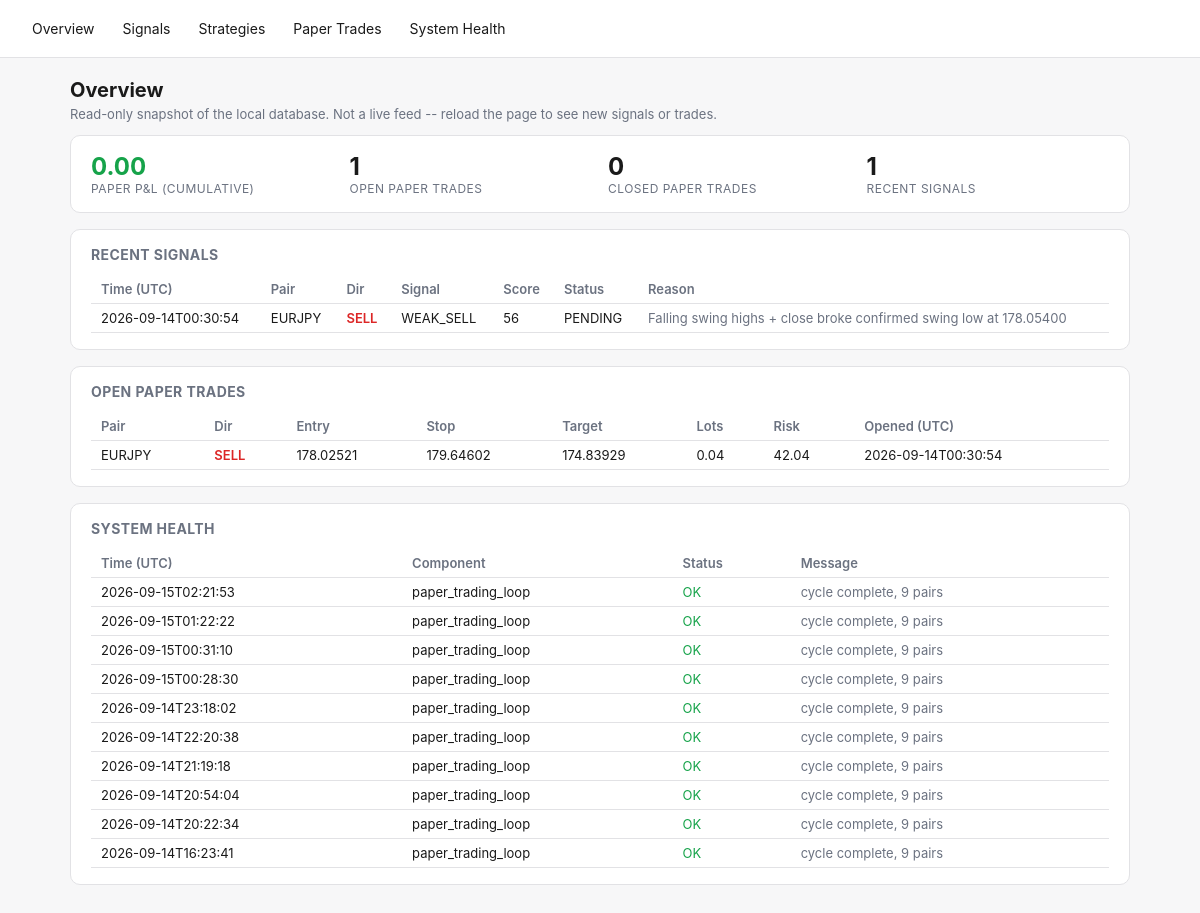
Before: / with the older database file.
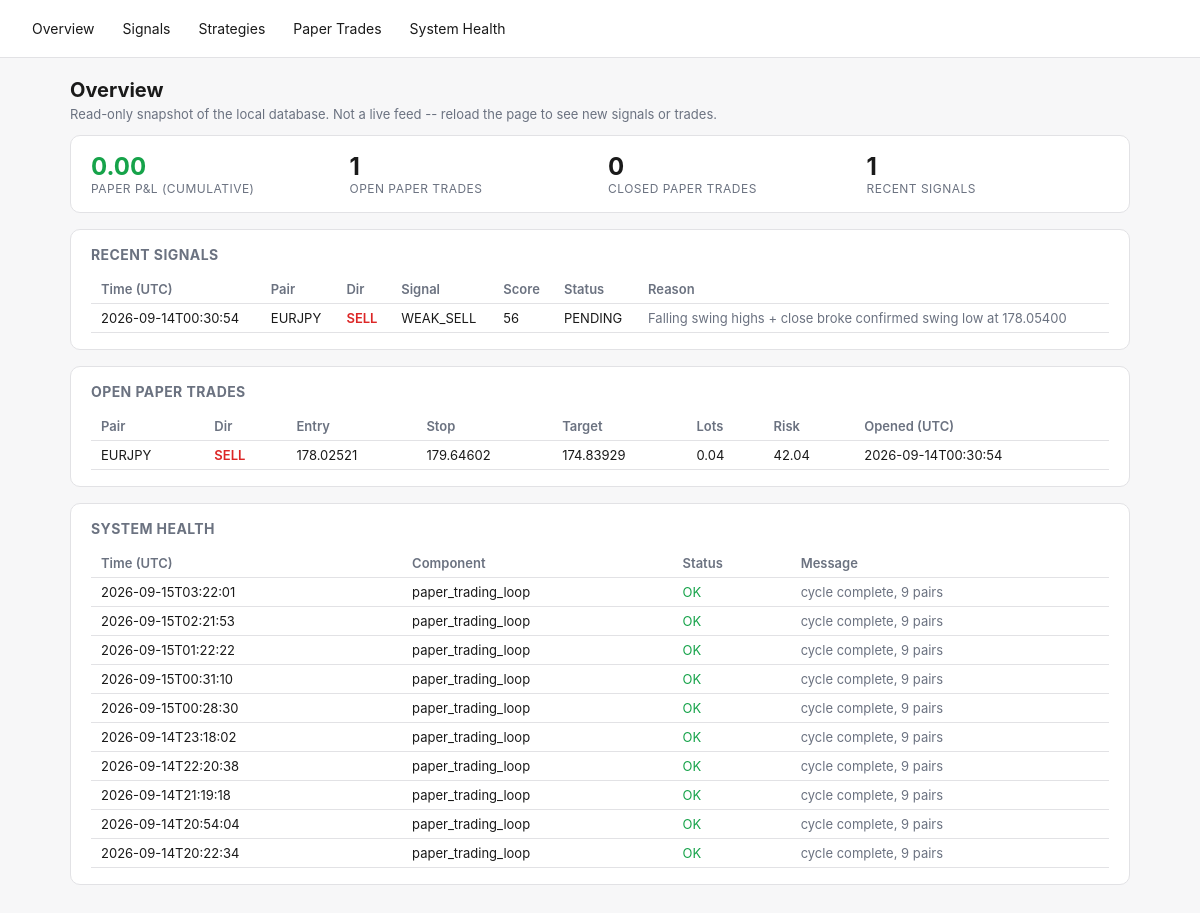
After: the same page with the newer database file.
### tables this page shows
CREATE TABLE signals (
    id TEXT PRIMARY KEY,
    pair TEXT NOT NULL,
    direction TEXT NOT NULL,
    overall_signal TEXT NOT NULL,
    score REAL NOT NULL,
    entry_low REAL, entry_high REAL, stop_loss REAL,
    take_profit_1 REAL, take_profit_2 REAL,
    spread_pips REAL,
    regime TEXT,
    strategies_agree_json TEXT,
    reason TEXT,
    status TEXT NOT NULL DEFAULT 'PENDING',
    created_at TEXT NOT NULL
, timeframe TEXT NOT NULL DEFAULT 'H4');

CREATE TABLE paper_trades (
    id INTEGER PRIMARY KEY AUTOINCREMENT,
    signal_id TEXT REFERENCES signals(id),
    pair TEXT NOT NULL,
    direction TEXT NOT NULL,
    entry_time TEXT NOT NULL,
    entry_price REAL NOT NULL,
    stop_loss REAL NOT NULL,
    take_profit REAL NOT NULL,
    lots REAL,                 -- position size at entry (fx_engine.position_sizing), if it could be computed
    risk_amount REAL,          -- dollar amount risked at entry, lots * stop_distance * pip_value
    exit_time TEXT,
    exit_price REAL,
    exit_reason TEXT,
    pnl_r REAL,
    pnl_amount REAL,           -- real dollar P&L = pnl_r * risk_amount (NULL if risk_amount unknown)
    created_at TEXT NOT NULL
, timeframe TEXT NOT NULL DEFAULT 'H4');

CREATE TABLE system_health (
    id INTEGER PRIMARY KEY AUTOINCREMENT,
    component TEXT NOT NULL,
    status TEXT NOT NULL,       -- OK | WARN | ERROR
    message TEXT,
    checked_at TEXT NOT NULL
);

### fx_engine/dashboard.py (the view)
    @app.route("/")
    def overview():
        d = get_db()
        signals = d.recent_signals(limit=10)
        health = d.recent_health(limit=10)
        open_trades = d.open_paper_trades()
        curve = d.paper_equity_curve()
        latest_equity = curve[-1]["cumulative"] if curve else 0.0
        return render_template(
            "overview.html", signals=signals, health=health, open_trades=open_trades,
            latest_equity=latest_equity, total_closed=len(curve),
        )

### fx_engine/db.py (called while the page is built)
    @contextmanager
    def _conn(self):
        conn = sqlite3.connect(self.path)
        conn.row_factory = sqlite3.Row
        try:
            yield conn
            conn.commit()
        finally:
            conn.close()

    def open_paper_trades(self) -> list[dict]:
        with self._conn() as conn:
            rows = conn.execute("SELECT * FROM paper_trades WHERE exit_time IS NULL").fetchall()
        return [dict(r) for r in rows]

    def recent_signals(self, limit: int = 50) -> list[dict]:
        with self._conn() as conn:
            rows = conn.execute(
                """SELECT s.*, o.outcome, o.pnl_r AS outcome_pnl_r, o.exit_price AS outcome_exit_price
                   FROM signals s LEFT JOIN signal_outcomes o ON o.signal_id = s.id
                   ORDER BY s.created_at DESC LIMIT ?""",
                (limit,),
            ).fetchall()
        return [dict(r) for r in rows]

    def paper_equity_curve(self) -> list[dict]:
        with self._conn() as conn:
            rows = conn.execute(
                """SELECT exit_time, pnl_amount FROM paper_trades
                   WHERE exit_time IS NOT NULL AND pnl_amount IS NOT NULL
                   ORDER BY exit_time ASC"""
            ).fetchall()
        cumulative = 0.0
        curve = []
        for r in rows:
            cumulative += r["pnl_amount"]
            curve.append({"exit_time": r["exit_time"], "pnl_amount": r["pnl_amount"], "cumulative": cumulative})
        return curve

    def recent_health(self, limit: int = 50) -> list[dict]:
        with self._conn() as conn:
            rows = conn.execute(
                "SELECT * FROM system_health ORDER BY id DESC LIMIT ?", (limit,),
            ).fetchall()
        return [dict(r) for r in rows]

### fx_engine/templates/overview.html (shortened to what this page needs)
{% extends "base.html" %}
{% block content %}
<h1>Overview</h1>
<p class="lede">Read-only snapshot of the local database. Not a live feed -- reload the page to see new signals or trades.</p>
<div class="card stat-row">
  <div class="stat">
    <div class="value" style="color:{{ 'var(--green)' if latest_equity >= 0 else 'var(--red)' }}">{{ "%.2f"|format(latest_equity) }}</div>
    <div class="label">Paper P&amp;L (cumulative)</div>
  </div>
  <div class="stat"><div class="value">{{ open_trades|length }}</div><div class="label">Open paper trades</div></div>
  <div class="stat"><div class="value">{{ total_closed }}</div><div class="label">Closed paper trades</div></div>
  <div class="stat"><div class="value">{{ signals|length }}</div><div class="label">Recent signals</div></div>
</div>
<div class="card">
  <h2>Recent Signals</h2>
  <div class="overflow">
  <table>
    <tr><th>Time (UTC)</th><th>Pair</th><th>Dir</th><th>Signal</th><th>Score</th><th>Status</th><th>Reason</th></tr>
    {% for s in signals %}
    <tr>
      <td>{{ s.created_at[:19] }}</td>
      <td>{{ s.pair }}</td>
      <td class="{{ 'buy' if s.direction=='BUY' else 'sell' }}">{{ s.direction }}</td>
      <td>{{ s.overall_signal }}</td>
      <td>{{ "%.0f"|format(s.score) }}</td>
      <td>{{ s.status }}</td>
      <td class="muted">{{ s.reason }}</td>
    </tr>
    {% else %}
    <tr><td colspan="7" class="muted">No signals yet -- run `python -m fx_engine.main signal-once` or `paper`.</td></tr>
    {% endfor %}
  </table>
  </div>
</div>
<div class="card">
  <h2>Open Paper Trades</h2>
  <div class="overflow">
  <table>
    <tr><th>Pair</th><th>Dir</th><th>Entry</th><th>Stop</th><th>Target</th><th>Lots</th><th>Risk</th><th>Opened (UTC)</th></tr>
    {% for t in open_trades %}
    <tr>
      <td>{{ t.pair }}</td>
      <td class="{{ 'buy' if t.direction=='BUY' else 'sell' }}">{{ t.direction }}</td>
      <td>{{ "%.5f"|format(t.entry_price) }}</td>
      <td>{{ "%.5f"|format(t.stop_loss) }}</td>
      <td>{{ "%.5f"|format(t.take_profit) }}</td>
      <td>{{ t.lots if t.lots is not none else "-" }}</td>
      <td>{{ "%.2f"|format(t.risk_amount) if t.risk_amount is not none else "-" }}</td>
      <td>{{ t.entry_time[:19] }}</td>
    </tr>
    {% else %}
    <tr><td colspan="8" class="muted">No open paper trades.</td></tr>
    {% endfor %}
  </table>
  </div>
</div>
<div class="card">
  <h2>System Health</h2>
  <div class="overflow">
  <table>
    <tr><th>Time (UTC)</th><th>Component</th><th>Status</th><th>Message</th></tr>
    {% for h in health %}
    <tr>
      <td>{{ h.checked_at[:19] }}</td>
      <td>{{ h.component }}</td>
      <td class="{{ 'ok' if h.status=='OK' else ('warn' if h.status=='WARN' else 'error') }}">{{ h.status }}</td>
      <td class="muted">{{ h.message }}</td>
    </tr>
    {% else %}
    <tr><td colspan="4" class="muted">No health checks logged yet.</td></tr>
    {% endfor %}
  </table>
  </div>
</div>
{% endblock %}

### fx_engine/templates/base.html (shortened to what this page needs)
<!doctype html>
<html lang="en">
<head>
</head>
<body>
<nav>
  <a href="{{ url_for('overview') }}">Overview</a>
  <a href="{{ url_for('signals_page') }}">Signals</a>
  <a href="{{ url_for('strategies_page') }}">Strategies</a>
  <a href="{{ url_for('paper_trades_page') }}">Paper Trades</a>
  <a href="{{ url_for('health_page') }}">System Health</a>
</nav>
<main>
{% block content %}{% endblock %}
</main>
</body>
</html>

### fx_engine/templates/base.html (style rules this page uses)
:root { --bg:#f7f7f8; --fg:#1a1a1a; --card:#ffffff; --border:#e2e2e5; --accent:#2563eb; --green:#16a34a; --red:#dc2626; --amber:#d97706; --muted:#6b7280; }
* { box-sizing: border-box; }
body { margin:0; font-family:-apple-system,BlinkMacSystemFont,"Segoe UI",sans-serif; background:var(--bg); color:var(--fg); }
nav { display:flex; gap:4px; padding:12px 20px; border-bottom:1px solid var(--border); background:var(--card); flex-wrap:wrap; }
nav a { color:var(--fg); text-decoration:none; padding:8px 12px; border-radius:6px; font-size:14px; }
main { padding:20px; max-width:1100px; margin:0 auto; }
.card { background:var(--card); border:1px solid var(--border); border-radius:10px; padding:16px 20px; margin-bottom:16px; }
table { width:100%; border-collapse:collapse; font-size:13px; }
th, td { text-align:left; padding:6px 10px; border-bottom:1px solid var(--border); white-space:nowrap; }
th { color:var(--muted); font-weight:600; }
.sell { color:var(--red); font-weight:600; }
.ok { color:var(--green); }
.muted { color:var(--muted); }
.stat-row { display:flex; gap:16px; flex-wrap:wrap; }
.stat { flex:1; min-width:140px; }
.stat .value { font-size:24px; font-weight:700; }
.stat .label { font-size:12px; color:var(--muted); text-transform:uppercase; letter-spacing:.04em; }
h1 { font-size:20px; margin:0 0 4px; }
h2 { font-size:14px; margin:0 0 12px; color:var(--muted); text-transform:uppercase; letter-spacing:.03em; }
p.lede { color:var(--muted); font-size:13px; margin-top:0; }
.overflow { overflow-x:auto; }

Changed rows visible on the page:
no longer on this page (row unchanged): system_health: checked_at "2026-09-14T16:23:41", component "paper_trading_loop", status "OK", message "cycle complete, 9 pairs"
added system_health: checked_at "2026-09-15T03:22:01", component "paper_trading_loop", status "OK", message "cycle complete, 9 pairs"
